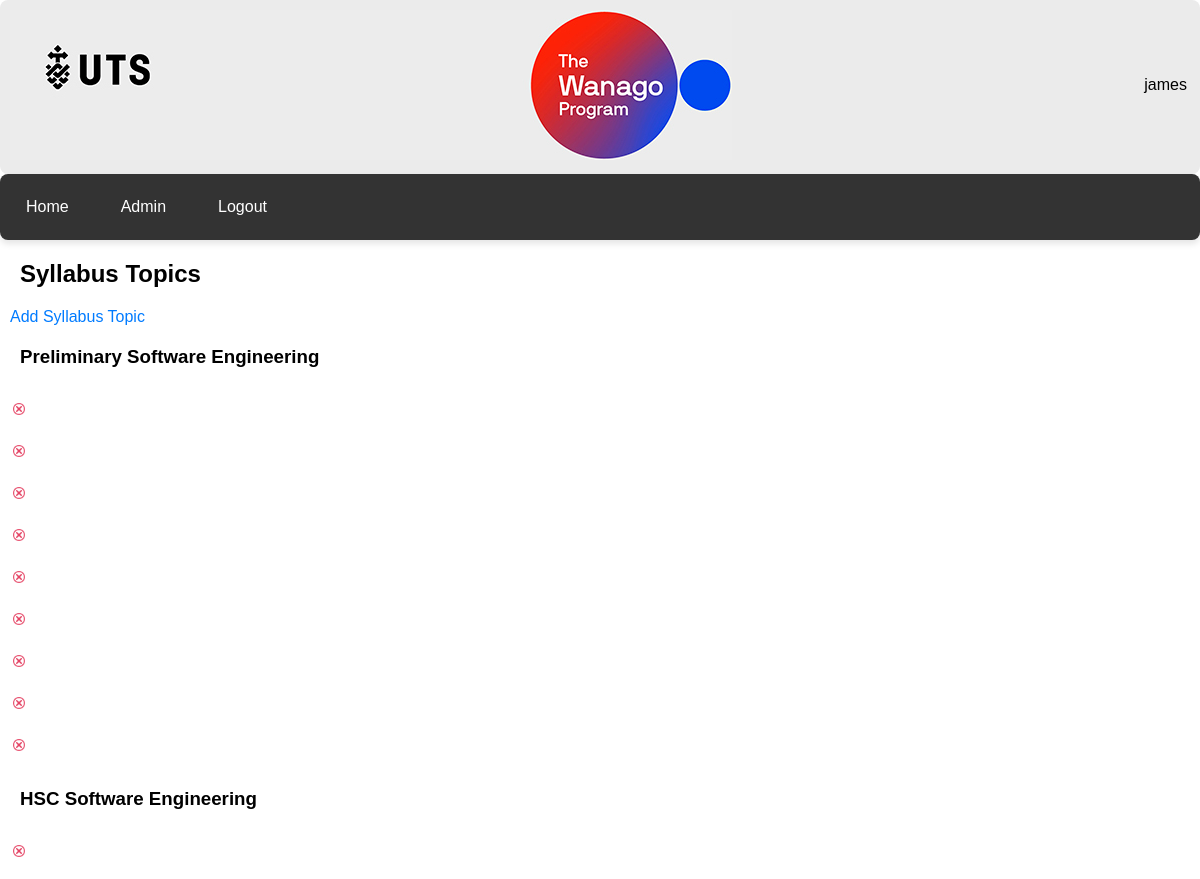
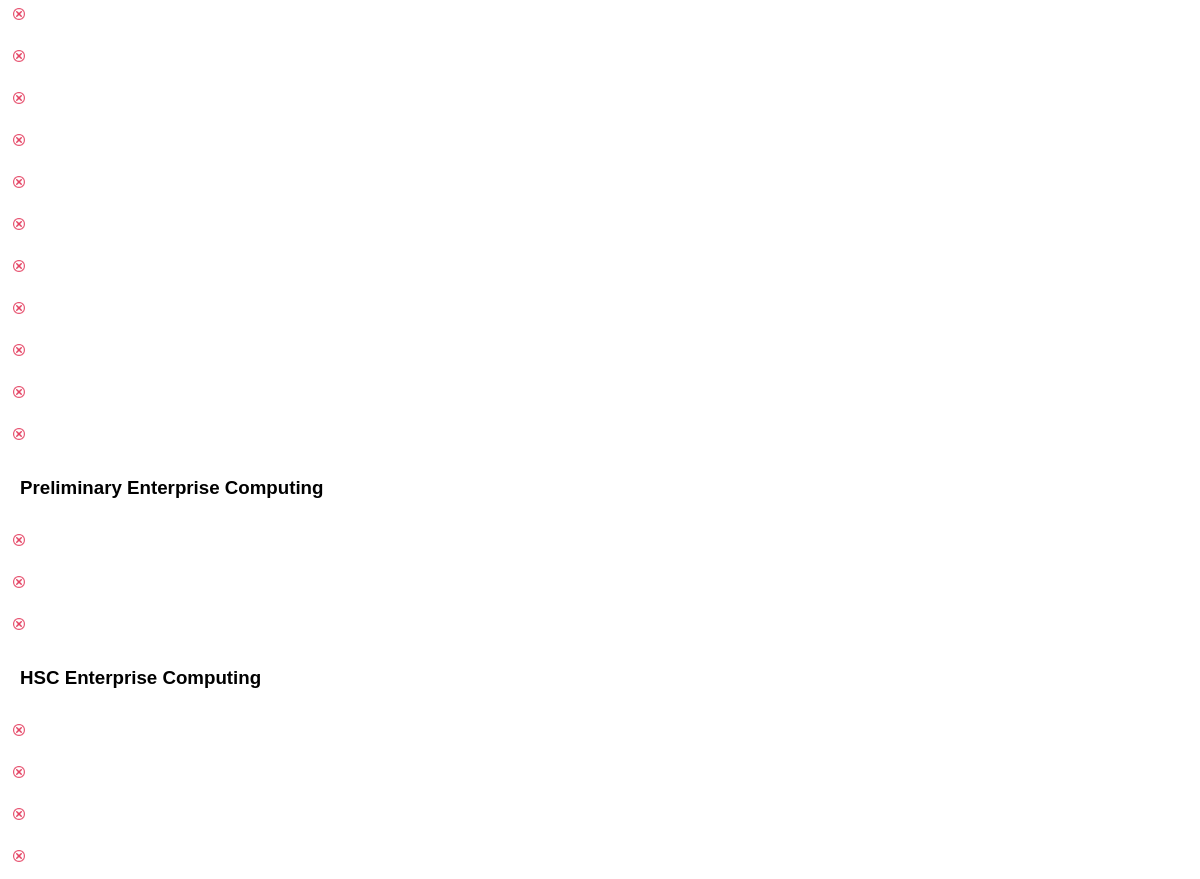
Page /textbook/syllabus_topic/ (signed in) on the committed database (2 pictures, top to bottom).
### textbook/models.py (models this page shows, shortened)
class Subject(models.Model):
    LA_CHOICES = [
        ('ENG', 'English'),
        ('MATH', 'Mathematics'),
        ('SCI', 'Science'),
        ('TAS', 'Technological & Applied Studies'),
        ('HSIE', 'Human Society & its Environment'),
        ('CA', 'Creative Arta'),
        ('PDH', 'Personal Development, Health & Physical Eduction'),
        ('LANG', 'Languages'),
        ('VET', 'Vocational Eduaction & Training'),
    ]
    STAGE_CHOICES = [
        ('K', 'Early Stage 1 - Kindergarten'),
        ('1', 'Stage 1 - Years 1 & 2'),
        ('2', 'Stage 2 - Years 3 & 4'),
        ('3', 'Stage 3 - Years 5 & 6'),
        ('4', 'Stage 4 - Years 7 & 8'),
        ('5', 'Stage 5 - Years 9 & 10'),
        ('6', 'Stage 6 - Years 11 & 12'),
    ]
    YEAR_CHOICES = [
        ('K', 'Kindergarten'),
        ('1', 'Year 1'),
        ('2', 'Year 2'),
        ('3', 'Year 3'),
        ('4', 'Year 4'),
        ('5', 'Year 5'),
        ('6', 'Year 6'),
        ('7', 'Year 7'),
        ('8', 'Year 8'),
        ('9', 'Year 9'),
        ('10', 'Year 10'),
        ('11', 'Year 11'),
        ('12', 'Year 12'),
    ]
    subject_name = models.CharField(max_length=100, default='')
    learning_area = models.CharField(max_length=4, choices=LA_CHOICES, default='TAS')
    stage = models.CharField(max_length=1, choices=STAGE_CHOICES, default='6')
    year = models.CharField(max_length=2, choices=YEAR_CHOICES, default='12')
    def __str__(self):
        return self.subject_name

class SyllabusTopic(models.Model):
    syllabus_topic_number = models.IntegerField(blank=True)
    syllabus_topic_name = models.CharField(max_length=200, default='')
    subject = models.ForeignKey(Subject, on_delete=models.CASCADE, related_name='subject')
    outcomes = models.ManyToManyField(SyllabusOutcome, related_name='topics')
    class Meta:
        verbose_name_plural = "Syllabus Topics"

### textbook/views.py (the view)
# urls.py: path('syllabus_topic/', SyllabusTopicList.as_view(), name='syllabus_topic_list'),
class SyllabusTopicList(LoginRequiredMixin, ListView):
    model = SyllabusTopic
    context_object_name = 'topics_by_subject'
    template_name = 'textbook/syllabus_topic_list.html'
    def get_context_data(self, **kwargs):
        context = super().get_context_data(**kwargs)
        topics = SyllabusTopic.objects.all().select_related('subject')
        topics_by_subject = defaultdict(list)
        for topic in topics:
            topics_by_subject[topic.subject].append(topic)
        context['topics_by_subject'] = dict(topics_by_subject)
        return context

### users/context_processors.py (called while the page is built)
def schools_list_processor(request):
    if not request.user.is_authenticated:
        return {}
    teacher_profile = request.user.userprofile
    schools_list = teacher_profile.schools.all() if teacher_profile.user_type == 'teacher' else []
    return {'schools_list': schools_list}

### textbook/templates/textbook/syllabus_topic_list.html (shortened to what this page needs)
{% extends "users/layout.html" %}
{% load static %}
{% block body %}
<h2>Syllabus Topics</h2>
<a href="{% url 'textbook:syllabus_topic_add' %}">Add Syllabus Topic</a>
{% for subject, topics in topics_by_subject.items %}
    <h3>{{ subject }}</h3>
    <table>
        {% for topic in topics %}
        <tr>
            <td>
                <a href="#" class="delete-button" data-href="{% url 'textbook:syllabus_topic_delete' topic.id %}">
                    <img src="{% static 'users/delete20.png' %}" alt="Delete"/>
                </a>
            </td>
            <td>
            </td>
        </tr>
        {% endfor %}
    </table>
{% endfor %}
{% endblock %}

### users/templates/users/layout.html (shortened to what this page needs)
{% load static %}
<!DOCTYPE html>
<html lang="en">
<head>
    <link href="{% static 'users/styles.css' %}" rel="stylesheet">
</head>
<body>
    <div class="header">
        <div class="logo">
            <img src="{% static 'users/logo.jpg' %}" alt="Logo">
        </div>
        {% if user.is_authenticated %}
            <div class="user-info">
                <table class="right-aligned-table"><tr>
                <td>
                    <span>{{ user.username }}</span>
                </td></tr>
                <tr><td>
                </td>
                </tr></table>
            </div>
        {% endif %}
    </div>
    {% if user.is_authenticated %}
        <ul class="menu">
            <li><a href="{% url 'users:index' %}">Home</a></li>
            {% if user.is_superuser %}
                <li><a href="{% url 'users:school_user' %}">Admin</a></li>
            {% elif user.userprofile.user_type == 'school' %}
                <li><a href="{% url 'users:school_user' %}">Admin</a></li>
            {% elif user.userprofile.user_type == 'admin' %}
                <li><a href="{% url 'users:create_teacher' %}">Teachers</a></li>
                <li><a href="{% url 'users:teacher_classes' %}">Classes</a></li>
                <li><a href="{% url 'users:teacher_subjects' %}">Subjects</a></li>
            {% elif user.userprofile.user_type == 'teacher' %}
                <li><a href="{% url 'users:teacher_classes' %}">Classes</a></li>
                <li><a href="{% url 'users:teacher_subjects' %}">Subjects</a></li>
            {% elif user.userprofile.user_type == 'student' %}
                <li><a href="{% url 'users:student_subjects' %}">Subjects</a></li>
            {% endif %}
            <li><a href="{% url 'users:logout' %}">Logout</a></li>
        </ul>
    {% endif %}
{% block body %}
{% endblock %}
</body>
</html>

### users/static/users/styles.css (style rules this page uses)
html, body { width: 100%; margin: 0px; padding: 0; font-family: Arial, sans-serif; }
h1, h2, h3, p, .question, .answer, .message, .list-view { margin: 20px; }
.header { display: flex; align-items: center; justify-content: space-between; padding: 10px; background-color: #ebebeb; padding: 10px; text-align: center; border-radius: 8px; }
.logo img { height: 150px; width: auto; }
.user-info { display: flex; align-items: right; }
.right-aligned-table { width: 100%; text-align: right; }
.menu { list-style-type: none; width: 100%; margin: 0; padding: 0; display: flex; align-items: center; background-color: #333; border-radius: 8px; box-shadow: 0 4px 6px rgba(0,0,0,0.1); }
.menu li a { display: block; color: white; text-align: center; padding: 14px 16px; text-decoration: none; border-radius: 8px 8px 0 0; font-family: Arial, sans-serif; }
.delete-button { display: inline-block; background-color: transparent; border: none; padding: 0; cursor: pointer; }
.delete-button img { width: 12px; height: 12px; }
a { font-family: Arial, sans-serif; color: #007BFF; text-decoration: none; transition: color 0.2s; margin: 10px; }

### rows in the picture
Subject: subject_name "Preliminary Software Engineering"
Subject: subject_name "HSC Software Engineering"
Subject: subject_name "Preliminary Enterprise Computing"
Subject: subject_name "HSC Enterprise Computing"

### other values in the picture
{{ user.username }} "james"
